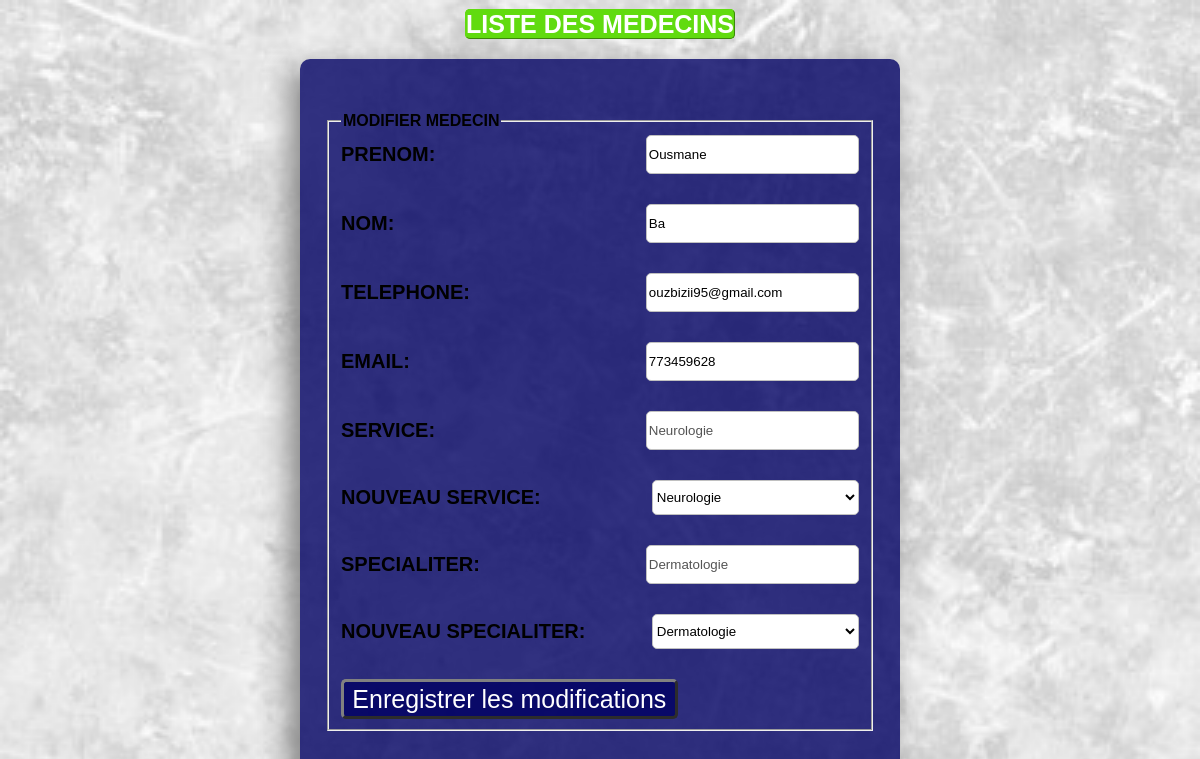
Screenshot of /form_modification.php?Id_Medecin=1 with the database file from the repository.
### tables this page shows
CREATE TABLE `medecin` (
  `Id_Medecin` int(11) NOT NULL,
  `Prenom_Medecin` varchar(100) NOT NULL,
  `Nom_Medecin` varchar(100) NOT NULL,
  `Email_Medecin` varchar(100) NOT NULL,
  `Telephone_Medecin` varchar(100) NOT NULL,
  `Id_Service` int(11) NOT NULL,
  `Id_Specialiter` int(11) NOT NULL
);

CREATE TABLE `service` (
  `Id_Service` int(11) NOT NULL,
  `Nom_Service` varchar(50) NOT NULL
);

CREATE TABLE `specialiter` (
  `Id_Specialiter` int(11) NOT NULL,
  `Nom_Specialiter` varchar(100) NOT NULL
);

### form_modification.php (the view, shortened to what this page needs)
<?php
    $serveur = "localhost";
    $login = "root";
    $pass="";
    $connexion = new PDO("mysql:host=$serveur;dbname=gestionRv",$login,$pass);
    $requete=$connexion->prepare("SELECT Id_Medecin,Prenom_Medecin,Nom_Medecin,Email_Medecin,Telephone_Medecin,Nom_Service,Nom_Specialiter
    FROM medecin,service,specialiter  WHERE ID_Medecin = :num AND medecin.Id_Service = service.Id_Service
      AND medecin.Id_Specialiter = specialiter.Id_Specialiter ");
    $requete->bindValue(':num',$_GET['Id_Medecin'],PDO::PARAM_INT);
    $excuteIsOk = $requete->execute();
    $medecin = $requete->fetch();
    $serveur = "localhost";
	$login = "root";
    $pass="";
    $dbname="gestionRv";
    $conn = mysqli_connect($serveur,$login,$pass,$dbname);
    $q = $conn->query("SELECT * FROM service");
    $q1 = $conn->query("SELECT * FROM specialiter");
?>
<!DOCTYPE html>
<html lang="en">
<head>
    <link rel="stylesheet" href="medecin.css">
</head>
<body>
<div class="listemedecin"><a href="listemedecin.php" class="liste">Liste des medecins</a></div>
<div class="page">
       <form method="POST" >
           <div>
           <fieldset class="medecin">
               <legend>Modifier medecin</legend>
                   <div class="zonesaisi" >
                       <label for="prenom" >Prenom:</label>
                       <input type="text" name="prenom" class="saisi" id="prenom" value="<?= $medecin['Prenom_Medecin'];?>">
                   </div>
                   <div class="zonesaisi" >
                       <label for="nom" >Nom:</label>
                       <input type="text" name="nom" class="saisi" id="nom" value="<?= $medecin['Nom_Medecin'];?>">
                   </div>
                   <div class="zonesaisi" >
                       <label for="tel" >Telephone:</label>
                       <input type="text" name="tel" class="saisi" id="tel" value="<?= $medecin['Telephone_Medecin'];?>">
                   </div>
                   <div class="zonesaisi" >
                       <label for="email" >Email:</label>
                       <input type="text" name="email" class="saisi" id="email" value="<?= $medecin['Email_Medecin'];?>">
                   </div>
                   <div class="zonesaisi" >
                       <label for="service" >Service:</label>
                       <input type="text" name="service" class="saisi" id="service" value="<?= $medecin['Nom_Service'];?>" disabled="disabled">
                   </div>
                   <div class="zonesaisi" >
                        <label for="service1" >Nouveau Service:</label>
                        <select name="service1" id="service1" class="saisi">
                            <?php
                                while ($r = mysqli_fetch_array($q)) {
                                   echo '<option value="'.$r['Id_Service'].'">'.$r['Nom_Service'].'</option>';
                                }
                            ?>
                        </select>
                    </div>
                   <div class="zonesaisi" >
                       <label for="specialiter" >Specialiter:</label>
                       <input type="text" name="specialiter" class="saisi" id="specialiter" value="<?= $medecin['Nom_Specialiter'];?>" disabled="disabled">
                   </div>
                   <div class="zonesaisi" >
                        <label for="specialiter1" >Nouveau Specialiter:</label>
                        <select name="specialiter1" id="specialiter1" class="saisi">
                            <?php
                                while ($r = mysqli_fetch_array($q1)) {
                                   echo '<option value="'.$r['Id_Specialiter'].'">'.$r['Nom_Specialiter'].'</option>';
                                }
                            ?>
                        </select>
                    </div>
                   <input class="enregister" type="submit" name="enregistrer" value="Enregistrer les modifications">
           </fieldset>
           </div>
       </form>
   </div>
</body>
</html>

### medecin.css (style rules this page uses)
body { margin: 0%; padding: 0%; background-image: url(images/page.jpg); background-size: cover; background-repeat: repeat; background-size: cover; font-family: "montserrat",sans-serif; font-weight: bold; text-transform: uppercase; }
.page { display: flex; position:absolute; flex-direction: column; justify-content: center ; left: 65%; width: 50%; margin-left: -40%; box-shadow: -10px 10px 30px gray; background-color: rgba(1,1,99, 0.8); border-radius: 10px; padding-bottom: 50px; margin-top: 20px; }
form { padding: 25px; }
form div { margin-bottom: 30px; }
label { font-size: 20px; font-weight: bold; }
.saisi { width: 40%; height: 35px; border-radius: 5px; background-color: #fff; border: 1px solid silver; margin-left: 40px; }
.zonesaisi { display: flex; justify-content: space-between; align-items: center; }
.enregister { width: 30%; height: 40px; font-size: 25px; border: 3px gray outset; border-radius: 5px; color: #fff; background-color: rgba(1,1,99, 0.8); }
.medecin { margin-top: 5%; }
.liste { text-decoration: none; width: 30%; height: 20px; font-size: 25px; border: 1px rgb(97, 219, 15) outset; border-radius: 5px; color: #fff; background-color: rgb(97, 219, 15); }
.listemedecin { margin-top: 10px; text-align: left; }

### form_modification.php (style rules this page uses)
body { margin: 0%; padding: 0%; background-image: url(images/page.jpg); background-size: cover; background-repeat: repeat; background-size: cover; font-family: "montserrat",sans-serif; }
.enregister { width: 65%; height: 40px; font-size: 25px; border: 3px gray outset; border-radius: 5px; color: #fff; background-color: rgba(1,1,99, 0.8); }
a { text-decoration: none; width: 30%; height: 20px; font-size: 12px; border: 1px rgb(97, 219, 15) outset; border-radius: 5px; color: #fff; background-color: rgb(97, 219, 15); }
.listemedecin { margin-top: 10px; text-align: center; }

### rows the page displays
medecin: prenom "Ousmane", nom "Ba", tel "ouzbizii95@gmail.com", email "773459628", service "Neurologie", specialiter "Dermatologie"

### other values shown
form field service1 "Neurologie"
form field specialiter1 "Dermatologie"
